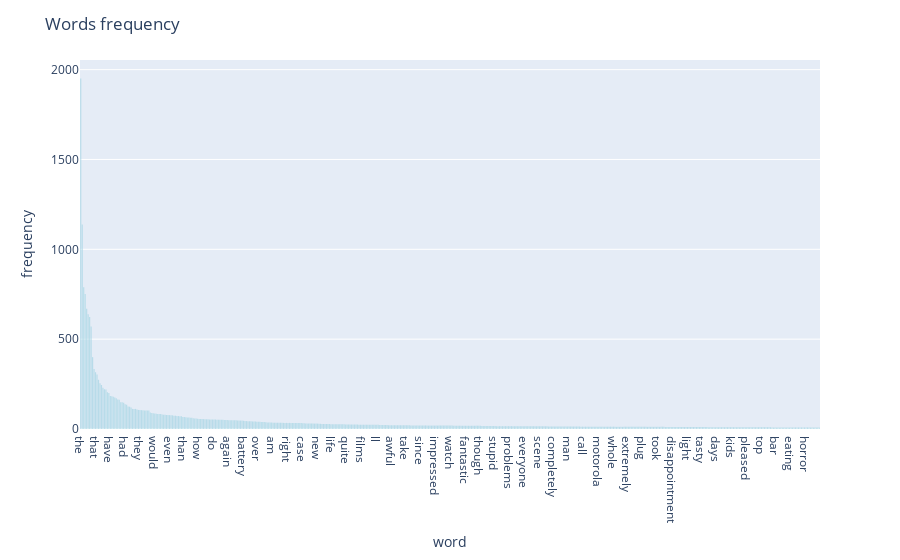

Notebook code for this chart:
### Markdown cell above
Draw a bar chart to see the word frequency in time order.

### Code cell
import plotly.express as px
sum_words = X_counts.sum(axis=0)
words_freq = [(word, sum_words[0, idx]) for idx,word in enumerate(count_vect.get_feature_names_out())]
words_freq = sorted(words_freq, key = lambda x: x[1], reverse=True)

fig = px.histogram(x=[i[0] for i in words_freq][:500],y=[i[1] for i in words_freq][:500],nbins=200,opacity=0.8)
fig.update_traces(marker=dict(color='lightblue'))

fig.update_layout(title='Words frequency', xaxis_title='word', yaxis_title='frequency')
fig.show()

### Figure 1 — Plotly figure (JSON) as saved in the notebook; plotly's stock layout.template omitted (floating-point values rounded to 4 significant figures; data arrays with more than 128 entries replaced by an {"elided": "..."} marker saying what was removed)
{"data": [{"alignmentgroup": "True", "bingroup": "x", "histfunc": "sum", "hovertemplate": "x=%{x}<br>sum of y=%{y}<extra></extra>", "legendgroup": "", "marker": {"color": "lightblue", "opacity": 0.8, "pattern": {"shape": ""}}, "name": "", "nbinsx": 200, "offsetgroup": "", "orientation": "v", "showlegend": false, "type": "histogram", "x": {"elided": "500 str values"}, "xaxis": "x", "y": {"elided": "500 int values"}, "yaxis": "y"}], "layout": {"barmode": "relative", "legend": {"tracegroupgap": 0}, "margin": {"t": 60}, "title": {"text": "Words frequency"}, "xaxis": {"anchor": "y", "domain": [0, 1], "title": {"text": "word"}}, "yaxis": {"anchor": "x", "domain": [0, 1], "title": {"text": "frequency"}}}}
